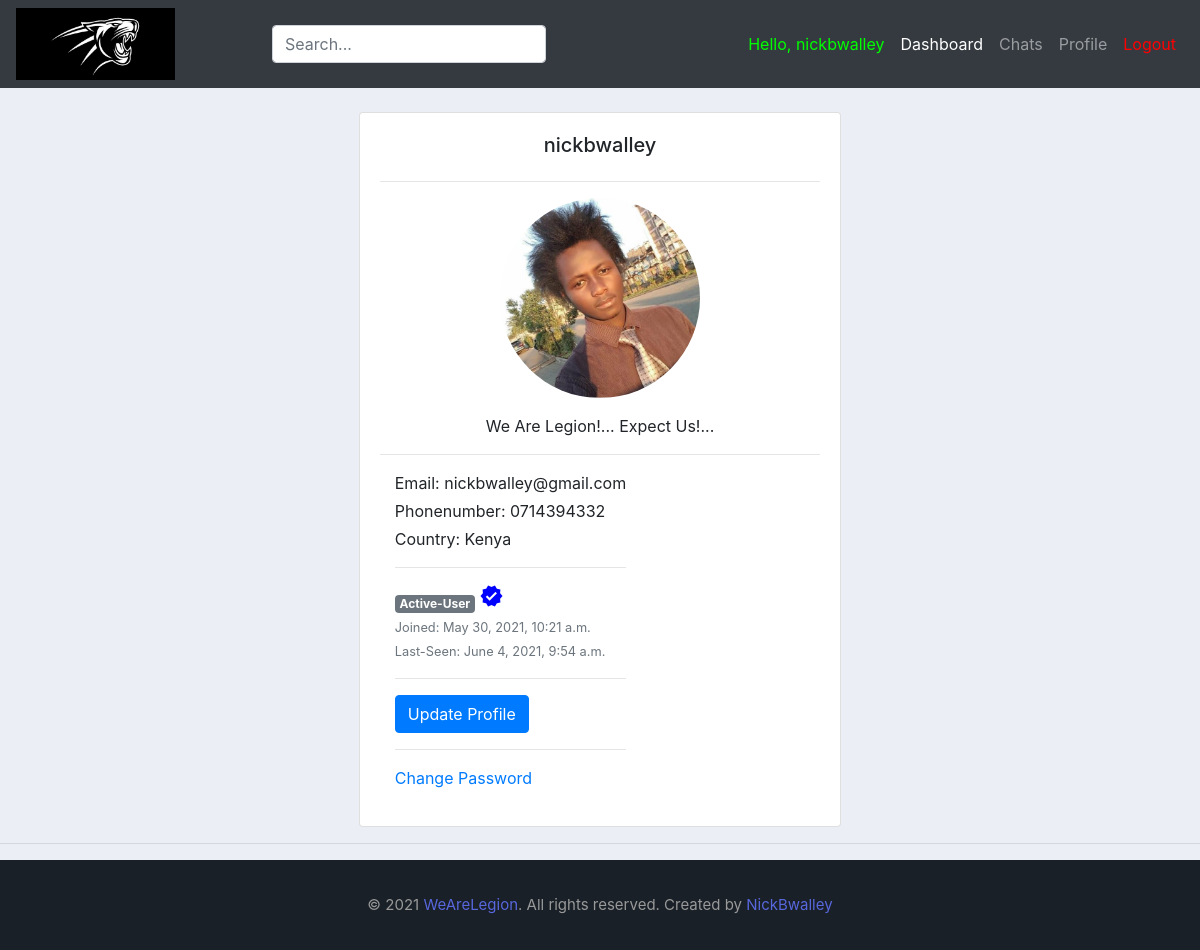
Page /account/2/ (signed in) on the earlier database version.
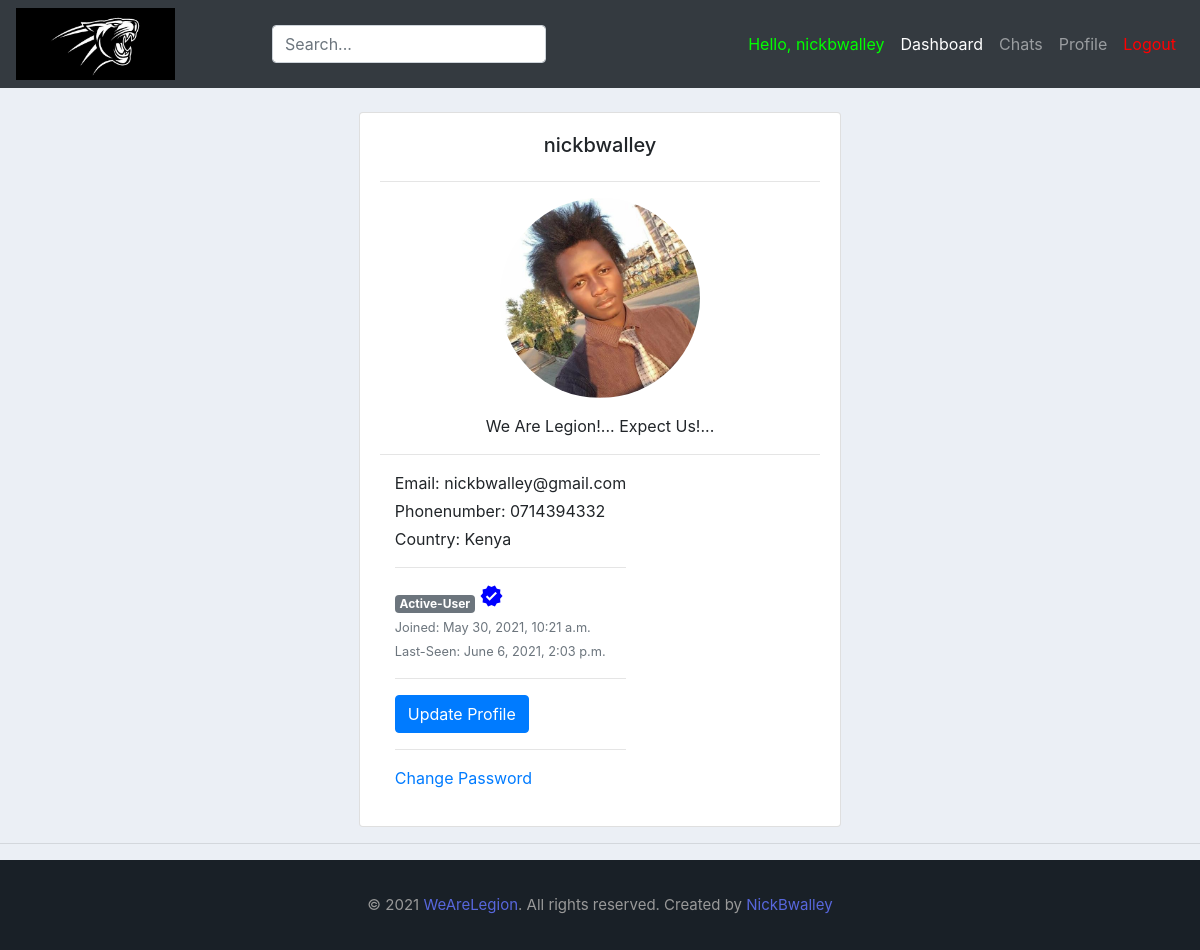
Same page on the later database version.
### App1/models.py (models this page shows, shortened)
class user(AbstractBaseUser):
	alphanumeric = RegexValidator(r'^[A-Za-z0-9_.]*$', 'Only Letters, Numbers, Underscores and Periods are allowed!')
	phonenumber = RegexValidator(r'^[0-9]{10,12}$', 'Only Numerical characters are allowed! (Must be 10-12Digits)')
	username		= models.CharField(max_length=30, unique=True, validators=[alphanumeric])
	email 			= models.EmailField(verbose_name="email", max_length=60, unique=True)
	phonenumber 	= models.CharField(max_length=30, unique=True, validators=[phonenumber])
	country 		= models.ForeignKey(Country, on_delete=models.SET_NULL, blank=True, null=True)
	university 		= models.ForeignKey(University, on_delete=models.SET_NULL, null=True)
	course			= models.ForeignKey(Course, on_delete=models.SET_NULL, blank=True, null=True)
	profile_pic 	= models.ImageField(null=True, blank=True, default=get_default_profile_image, upload_to=get_profile_image_filepath)
	bio 			= models.CharField(max_length=40, default="Hey there...", blank=True, null=True)
	date_joined 	= models.DateTimeField(verbose_name='date joined', auto_now_add=True)
	last_login		= models.DateTimeField(verbose_name='last login', auto_now=True)
	hide_email		= models.BooleanField(default=True)
	hide_phonenumber= models.BooleanField(default=True)
	is_active 		= models.BooleanField(default=True)
	is_admin 		= models.BooleanField(default=False)
	is_verified  	= models.BooleanField(default=False)
	is_staff 		= models.BooleanField(default=False)
	is_superuser 	= models.BooleanField(default=False)
	USERNAME_FIELD = 'username'
	REQUIRED_FIELDS = ['email']
	objects = MyAccountManager()

class Country(models.Model):
    name = models.CharField(max_length=40)
    def __str__(self):
        return self.name

### App1/views.py (the view)
# urls.py: path('account/<int:id>/', views.account_view, name='view'),
@login_required(login_url='login') # only allows users who are logged in with correct credentials
def account_view(request, id):
	context = {}
	account = get_object_or_404(user, pk=id)
	if account:
		context['id']: account.id
		context['username']: account.username
		context['email']: account.email
		context['profile_image']: account.profile_image.url
		context['hide_email']: account.hide_email
		context['hide_phonenumber']: account.hide_phonenumber
		is_self = False
		user_id = request.user.id
		print(user_id)
		print(account.id)
		if user_id == account.id:
			is_self = True
	return render(request, "App1/other_profile.html", {'id':id, 'account':account, 'context': context})

### App1/templates/App1/other_profile.html (shortened to what this page needs)
{%  extends 'App1/main.html' %}
{% load static %}
{% block content %}
<br>
<div class="row justify-content-md-center">
    <div class="col-md-5">
        <div class="card card-body">
            <h5 style="text-align: center">{{account.username}}</h5>
            <hr>
            <img class="profile-pic" src="{{account.profile_pic.url}}" >
      <div class="mt-3 text-center">
        <p class="mb-0">{{account.bio}}</p>
      </div>
        <hr>
        <div class="col d-flex flex-column flex-sm-row justify-content-between mb-3">
          <div class="text-center text-sm-left mb-2 mb-sm-0">
            {% if request.user.id == account.id %}
            <p class="mb-1">Email: {{account.email}}</p>
            {% else %}
              {% if account.hide_email %}
              <p class="mb-1">Email: ****************</p>
              {% else %}
                <p class="mb-1">Email: {{account.email}}</p>
                {% endif %}
            {% endif %}
            {% if request.user.id == account.id %}
            <p class="mb-1">Phonenumber: {{account.phonenumber}}</p>
            {% else %}
              {% if account.hide_phonenumber %}
              <p class="mb-1">Phonenumber: ****************</p>
              {% else %}
                <p class="mb-1">Phonenumber: {{account.phonenumber}}</p>
                {% endif %}
            {% endif %}
            <p class="mb-1">Country: {{account.country}}</p>
            <hr>
            {% if account.is_admin %}
            <span class="badge badge-secondary">Administrator</span>
            {% else %}
            <span class="badge badge-secondary">Active-User</span>
            {% endif %}
            {% if account.is_verified %}
            <span class="material-icons" style="color: blue;">verified</span>
            {% endif %}
            <div class="text-muted"><small>Joined: {{account.date_joined}}</small></div>
            <div class="text-muted"><small>Last-Seen: {{account.last_login}}</small></div>
            <hr>
            {% if request.user.id == account.id %}
            <a class="btn btn-primary" href="{% url 'my_profile' %}">Update Profile</a>
            <hr>
            <a href="#">Change Password</a>
            {% endif %}
          </div>
        </div>
        </div>
    </div>
</div>
{% endblock %}

### App1/templates/App1/navbar.html (shortened to what this page needs)
{% load static %}
<nav class="navbar navbar-expand-lg navbar-dark bg-dark">
    <img src="{% static '/images/lionking.png'%}" id="logo" >
    <link rel="stylesheet" href="{% static '/css/main.css' %}">
    <div class="collapse navbar-collapse" id="navbarNav">
      <ul class="navbar-nav mr-auto ml-auto">
        <form class="search-bar justify-content-start" onsubmit="return executeQuery();">
            <input type="text" class="form-control" name="q" id="id_q_large" placeholder="Search...">
        </form>
      </ul>
      <ul class="navbar-nav ml-auto">
        {% if request.user.is_authenticated %}
        <li class="nav-item">
          <a class="nav-link" style="color: #00ff00;">Hello, {{request.user.username}}</a>
        </li>
        <li class="nav-item active">
          <a class="nav-link" href="{% url 'home' %}">Dashboard</a>
        </li>
        <li class="nav-item">
          <a class="nav-link" href="#">Chats</a>
        </li>
        <li class="nav-item">
          <a class="nav-link" href="{% url 'view' request.user.id %}">Profile</a>
        </li>
        <li class="nav-item">
          <a class="nav-link" href="{% url 'logout' %}" style="color: #ff0000;">Logout</a>
        </li>
      </ul>
        {% endif %}
    </div>
  </nav>

Differences in the rows shown:
changed user "nickbwalley": last_login "June 4, 2021, 9:54 a.m." → "June 6, 2021, 2:03 p.m."
